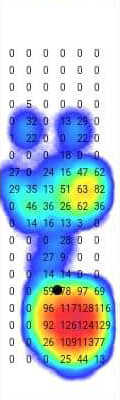
#> input picture downloaded_data/train/images/image_0047.png, 120 x 400 px; its folder holds only this picture in this run
$ python preprocess_data.py
#> lines starting #> are read from the running program, lines starting #| are printed output that depends on the picture
''' Libraries '''
import os
from tqdm import tqdm
import math
from PIL import Image, ImageFilter
import pytesseract
pytesseract.pytesseract.tesseract_cmd = r'C:\Program Files\Tesseract-OCR\tesseract.exe'


''' Parameters '''
LIMIT = 135


''' Functions '''
def crop_image(image_directory, image_name):

#> called with image_directory = 'downloaded_data/train/images', image_name = 'image_0047.png'
    original_image = Image.open(f"{image_directory}/{image_name}")
#> original_image is the input picture: PIL image 120x400 RGB; mean R, G, B 181.9, 199.8, 215
    weight, height = original_image.size
#> weight = 120; height = 400
    image_pixel = original_image.load()

    if not os.path.exists(f"test/1"):
        os.makedirs(f"test/1")
    # original_image.save(f'test/1/{image_name[:-4]}.png')

    left = 120
    for h in range(height):
        for w in range(weight):
            R, G, B = image_pixel[w, h]
            if R <= LIMIT and G <= LIMIT and B <= LIMIT and R == G and G == B:
                if w < left: left = w
#> after the loop, left = 10

    # Image size: 120*400 -> 102*316
    left = 9 if left == 10 else 18
#> left = 9
    right = 111 if left == 9 else 120 # 9~111 or 18~120 (102)
#> right = 111
    top = 48
    bottom = 364  # 48~364 (316)

    cropped_image = original_image.crop((left, top, right, bottom))
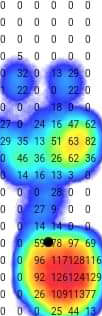
#> cropped_image: PIL image 102x316 RGB; mean R, G, B 155.6, 179.6, 197.1
    cropped_image.save(f'test/1/{image_name[:-4]}_cropped.png')

    edges_image = cropped_image.filter(ImageFilter.FIND_EDGES)
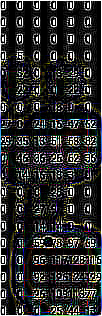
#> edges_image: PIL image 102x316 RGB; mean R, G, B 45.8, 46.3, 46.5
    edges_image.save(f'test/1/{image_name[:-4]}_edges.png')

    detail_image = cropped_image.filter(ImageFilter.DETAIL)
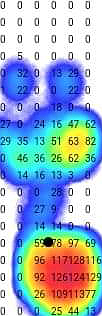
#> detail_image: PIL image 102x316 RGB; mean R, G, B 155.1, 178.6, 196.4
    detail_image.save(f'test/1/{image_name[:-4]}_detail.png')

    sharpen_image = cropped_image.filter(ImageFilter.SHARPEN)
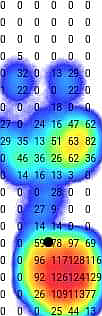
#> sharpen_image: PIL image 102x316 RGB; mean R, G, B 154.8, 177.8, 195.6
    sharpen_image.save(f'test/1/{image_name[:-4]}_sharpen.png')

    contour_image = cropped_image.filter(ImageFilter.CONTOUR)
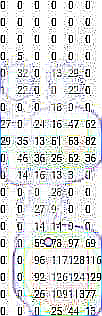
#> contour_image: PIL image 102x316 RGB; mean R, G, B 218.1, 219.8, 219.9
    contour_image.save(f'test/1/{image_name[:-4]}_contour.png')

    sharpen_contour_image = sharpen_image.filter(ImageFilter.CONTOUR)
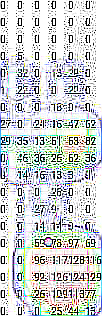
#> sharpen_contour_image: PIL image 102x316 RGB; mean R, G, B 203.1, 206.6, 206.8
    sharpen_contour_image.save(f'test/1/{image_name[:-4]}_sharpen_contour.png')

    adjusted_sharpen_contour_image = sharpen_contour_image
    image_pixel = adjusted_sharpen_contour_image.load()
    for h in range(316):
        for w in range(102):
            R, G, B = image_pixel[w, h]
            if R <= 150 and G <= 150 and B <= 150: image_pixel[w, h] = (0, 0, 0)
            else: image_pixel[w, h] = (255, 255, 255)
    adjusted_sharpen_contour_image.save(f'test/1/{image_name[:-4]}_adjusted_sharpen_contour.png')
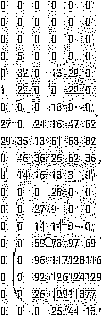
#> saved as image_0047_adjusted_sharpen_contour.png: PIL image 102x316 RGB; 85.4% white; black in thin lines or dots

    # [10 lines of commented-out code are left out]


def recognize_numbers(image_directory, image_name):
    print(pytesseract.image_to_string(Image.open(f"{image_directory}/{image_name}")))


''' Execution '''
if __name__ == '__main__':

    os.system('cls')

    image_directory = "downloaded_data/train/images"
    image_name_list = os.listdir(image_directory)
    for image_name in tqdm(image_name_list, desc=f"Cropping images", ascii=True):
       crop_image(image_directory, image_name)

    # [6 lines of commented-out code are left out]

$ run again, on downloaded_data/train/images/image_0072.png
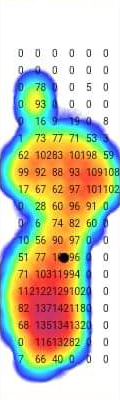
#> input picture downloaded_data/train/images/image_0072.png, 120 x 400 px
#> in crop_image, original_image is the input picture: PIL image 120x400 RGB; mean R, G, B 199.7, 198.2, 174.4
#> after the loop in crop_image, `for h in range(height):`: left = 19
#> in crop_image, `left = 9 if left == 10 else 18`: left = 18
#> right = 120
#> in crop_image, `sharpen_image = cropped_image.filter(ImageFilter.SHARPEN)`:
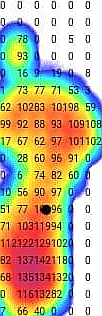
#> sharpen_image: PIL image 102x316 RGB; mean R, G, B 190.6, 179, 144.7
#> in crop_image, `adjusted_sharpen_contour_image.save(f'test/1/{image_name[:-4]}_adjuste..`:
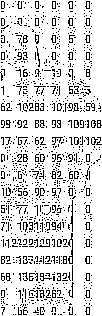
#> saved as image_0072_adjusted_sharpen_contour.png: PIL image 102x316 RGB; 84.9% white; black in thin lines or dots

$ run again, on downloaded_data/train/images/image_0078.png
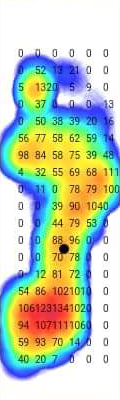
#> input picture downloaded_data/train/images/image_0078.png, 120 x 400 px
#> in crop_image, original_image is the input picture: PIL image 120x400 RGB; mean R, G, B 189.9, 205.6, 182.3
#> after the loop in crop_image, `for h in range(height):`: left = 19
#> in crop_image, `left = 9 if left == 10 else 18`: left = 18
#> right = 120
#> in crop_image, `sharpen_image = cropped_image.filter(ImageFilter.SHARPEN)`:
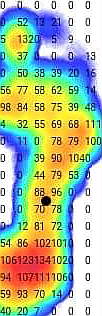
#> sharpen_image: PIL image 102x316 RGB; mean R, G, B 173.2, 188.1, 154.4
#> in crop_image, `adjusted_sharpen_contour_image.save(f'test/1/{image_name[:-4]}_adjuste..`:
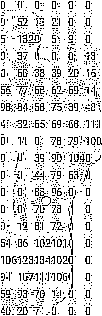
#> saved as image_0078_adjusted_sharpen_contour.png: PIL image 102x316 RGB; 84.8% white; black in thin lines or dots

$ run again, on downloaded_data/train/images/image_0105.png
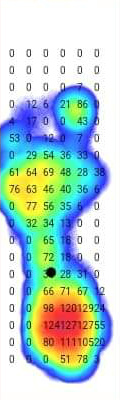
#> input picture downloaded_data/train/images/image_0105.png, 120 x 400 px
#> in crop_image, original_image is the input picture: PIL image 120x400 RGB; mean R, G, B 182.4, 208.7, 204.3
#> after the loop in crop_image, `for h in range(height):`: left = 10
#> in crop_image, `left = 9 if left == 10 else 18`: left = 9
#> right = 111
#> in crop_image, `adjusted_sharpen_contour_image.save(f'test/1/{image_name[:-4]}_adjuste..`:
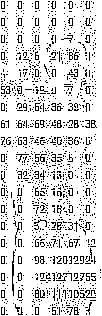
#> saved as image_0105_adjusted_sharpen_contour.png: PIL image 102x316 RGB; 85% white; black in thin lines or dots
